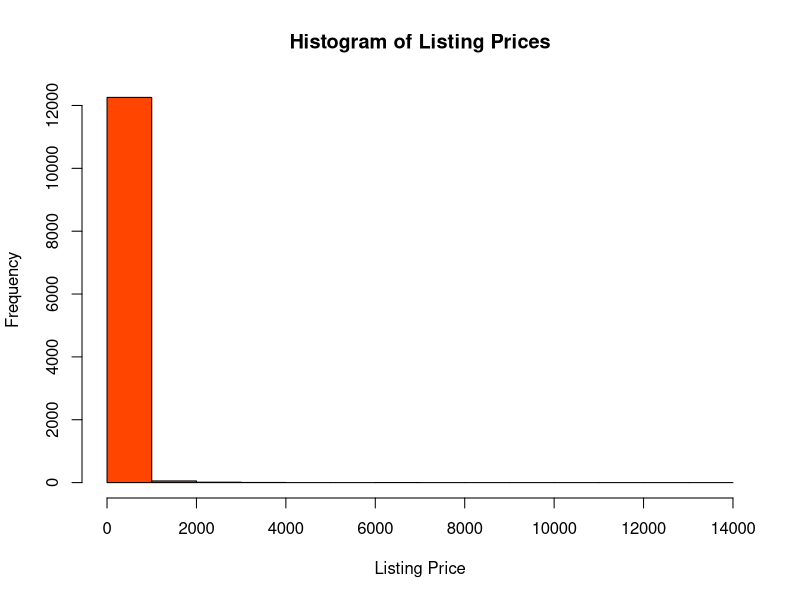
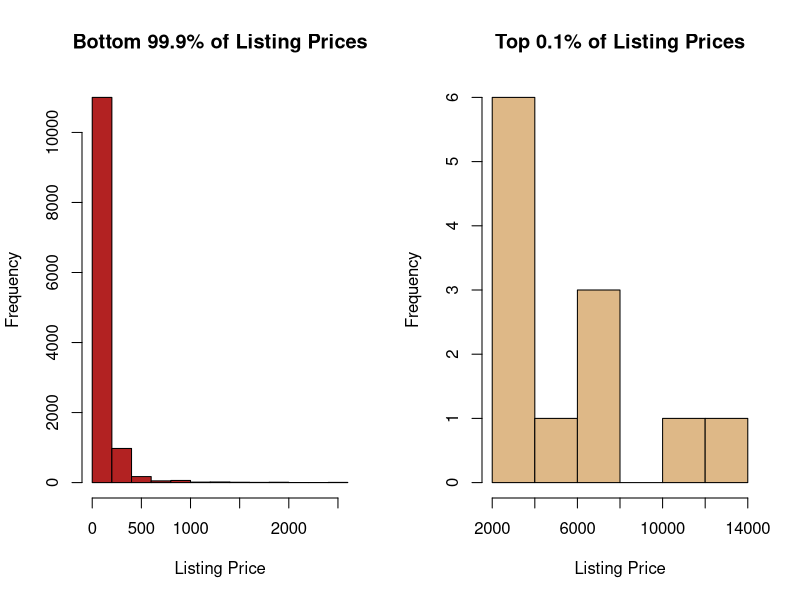
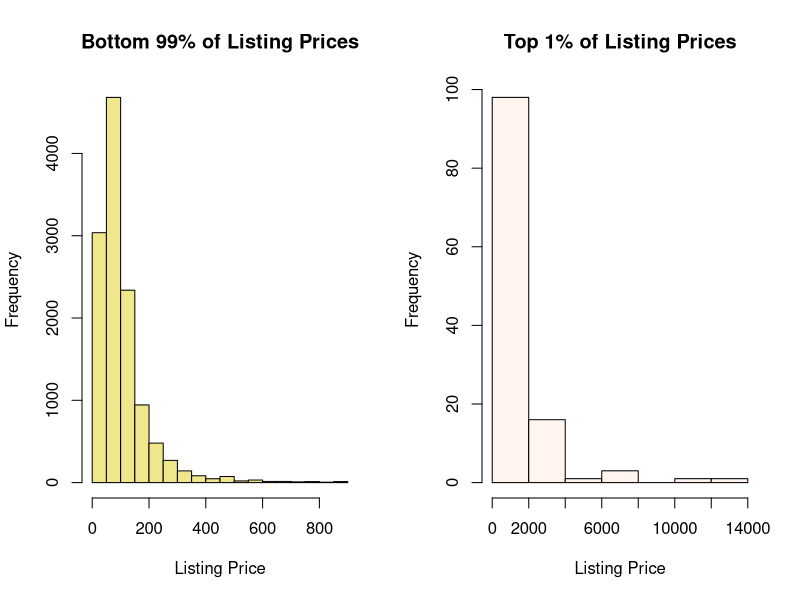
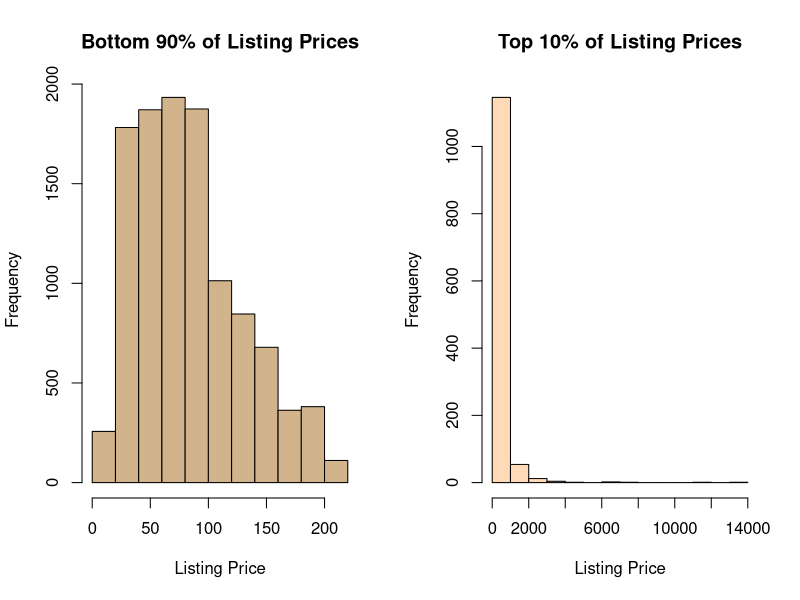
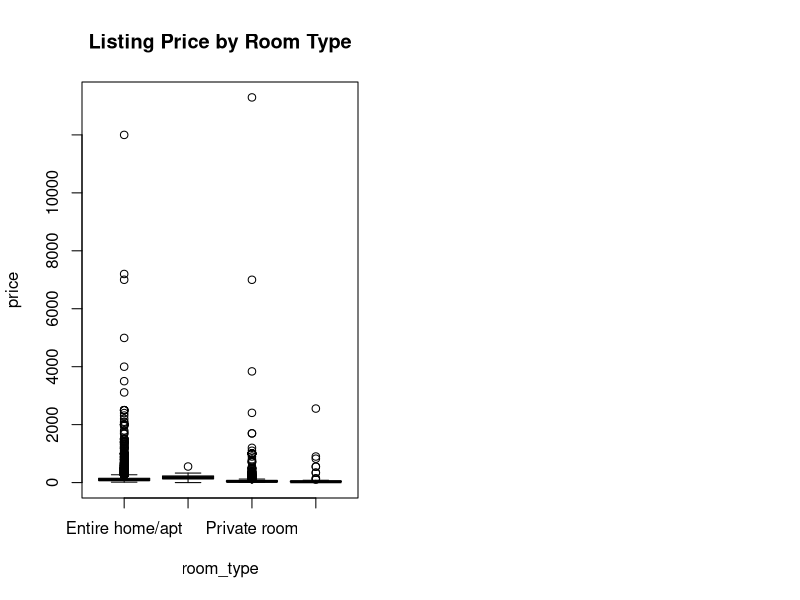
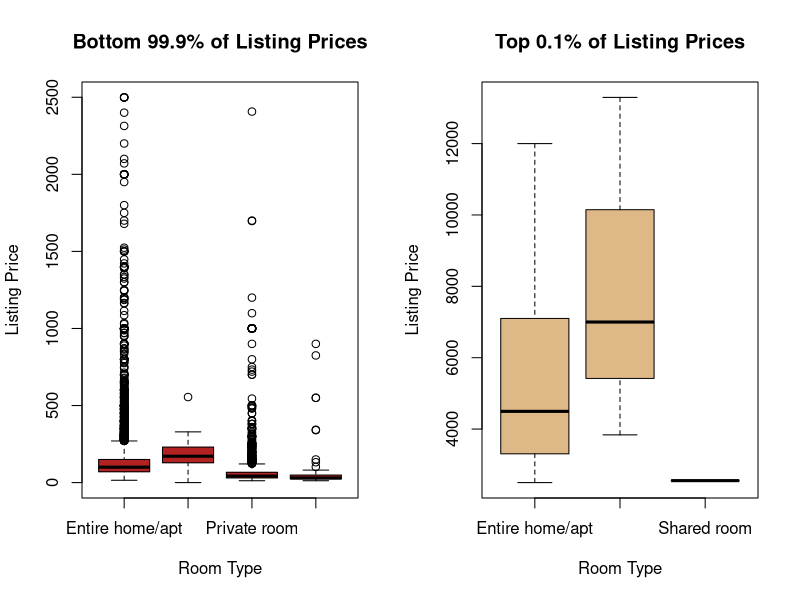
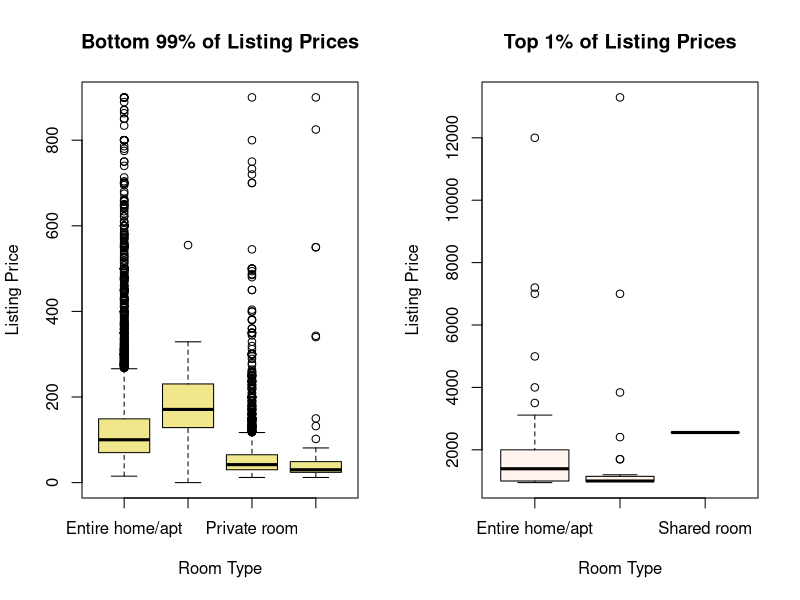
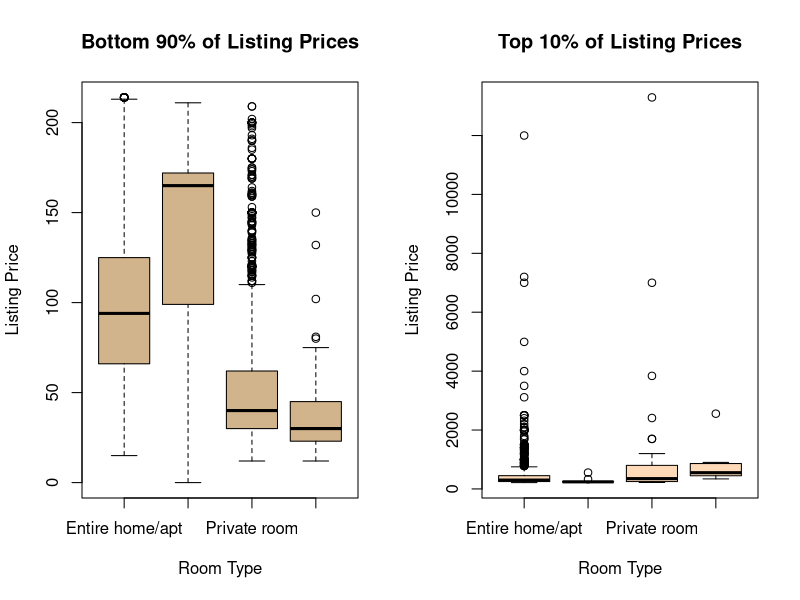

Reproduce these figures in R, in order.
## ---- chunk 1
# imports
library(ggplot2)
## ---- chunk 2
# alter plot size
knitr::opts_chunk$set(fig.width=20, fig.height=8) 
## ---- chunk 3
# import data
listings <- read.csv("listings.csv")
## ---- chunk 4
# data head
head(listings)
## ---- chunk 5
# summary statistics
summary(listings$price)
## ---- chunk 6
# find number of missing listing prices
sum(is.na(listings$price))
## ---- chunk 7
# plot histogram of all listing prices
hist(listings$price,
     main = "Histogram of Listing Prices",
     xlab = "Listing Price",
     ylab = "Frequency",
     col = "orangered")
## ---- chunk 8
# 90, 99, 99.9 percentiles
quantile(listings$price, c(.9, .99, .999)) 
## ---- chunk 9
# create 1x2 figure
par(mfrow=c(1,2))

# plot histogram of bottom 99.9% of listing prices
hist(listings$price[listings$price <= 2499],
     main = "Bottom 99.9% of Listing Prices",
     xlab = "Listing Price",
     ylab = "Frequency",
     col = "firebrick")

# plot histogram of top 0.1% of listing prices
hist(listings$price[listings$price > 2499],
     main = "Top 0.1% of Listing Prices",
     xlab = "Listing Price",
     ylab = "Frequency",
     col = "burlywood")
## ---- chunk 10
# create 1x2 figure
par(mfrow=c(1,2))

# plot histogram of bottom 99% of listing prices
hist(listings$price[listings$price <= 900],
     main = "Bottom 99% of Listing Prices",
     xlab = "Listing Price",
     ylab = "Frequency",
     col = "khaki")

# plot histogram of top 1% of listing prices
hist(listings$price[listings$price > 900],
     main = "Top 1% of Listing Prices",
     xlab = "Listing Price",
     ylab = "Frequency",
     col = "seashell")
## ---- chunk 11
# create 1x2 figure
par(mfrow=c(1,2))

# plot histogram of bottom 90% of listing prices
hist(listings$price[listings$price <= 214],
     main = "Bottom 90% of Listing Prices",
     xlab = "Listing Price",
     ylab = "Frequency",
     col = "tan")

# plot histogram of top 10% of listing prices
hist(listings$price[listings$price > 214],
     main = "Top 10% of Listing Prices",
     xlab = "Listing Price",
     ylab = "Frequency",
     col = "peachpuff")
## ---- chunk 12
# boxplot listing price by room type
boxplot(price ~ room_type, data = listings,
        main = "Listing Price by Room Type")
## ---- chunk 13
# create 1x2 figure
par(mfrow=c(1,2))

# boxplot bottom 99.9% of listing prices by room type
boxplot(price ~ room_type, data = listings[listings$price <= 2499,],
        main = "Bottom 99.9% of Listing Prices",
        xlab = "Room Type",
        ylab = "Listing Price",
        col = "firebrick")

# boxplot top 0.1% of listing prices by room type
boxplot(price ~ room_type, data = listings[listings$price > 2499,],
        main = "Top 0.1% of Listing Prices",
        xlab = "Room Type",
        ylab = "Listing Price",
        col = "burlywood")
## ---- chunk 14
# create 1x2 figure
par(mfrow=c(1,2))

# boxplot bottom 99% of listing prices by room type
boxplot(price ~ room_type, data = listings[listings$price <= 900,],
        main = "Bottom 99% of Listing Prices",
        xlab = "Room Type",
        ylab = "Listing Price",
        col = "khaki")

# boxplot top 1% of listing prices by room type
boxplot(price ~ room_type, data = listings[listings$price > 900,],
        main = "Top 1% of Listing Prices",
        xlab = "Room Type",
        ylab = "Listing Price",
        col = "seashell")
## ---- chunk 15
# create 1x2 figure
par(mfrow=c(1,2))

# boxplot bottom 90% of listing prices by room type
boxplot(price ~ room_type, data = listings[listings$price <= 214,],
        main = "Bottom 90% of Listing Prices",
        xlab = "Room Type",
        ylab = "Listing Price",
        col = "tan")

# boxplot top 10% of listing prices by room type
boxplot(price ~ room_type, data = listings[listings$price > 214,],
        main = "Top 10% of Listing Prices",
        xlab = "Room Type",
        ylab = "Listing Price",
        col = "peachpuff")
## ---- chunk 16
# plot latitude vs longitude with color scale of listing price
ggplot(listings, aes(longitude, latitude)) + 
  geom_point(aes(color = price)) +
  scale_color_viridis_c() + 
  ggtitle("Listings")
## ---- chunk 17
# create 1x2 figure
par(mfrow=c(1,2))

# plot latitude vs longitude of bottom 99.9% with color scale of listing price
ggplot(listings[listings$price <= 2499,], aes(longitude, latitude)) + 
  geom_point(aes(color = price)) +
  scale_color_viridis_c() + 
  ggtitle("Bottom 99.9% of Listings by Price")

# plot latitude vs longitude of top 0.1% with color scale of listing price
ggplot(listings[listings$price > 2499,], aes(longitude, latitude)) + 
  geom_point(aes(color = price)) +
  scale_color_viridis_c() + 
  ggtitle("Top 0.1% of Listings by Price")
## ---- chunk 18
# create 1x2 figure
par(mfrow=c(1,2))

# plot latitude vs longitude of bottom 99% with color scale of listing price
ggplot(listings[listings$price <= 900,], aes(longitude, latitude)) + 
  geom_point(aes(color = price)) +
  scale_color_viridis_c() + 
  ggtitle("Bottom 99% of Listings by Price")

# plot latitude vs longitude of top 1% with color scale of listing price
ggplot(listings[listings$price > 900,], aes(longitude, latitude)) + 
  geom_point(aes(color = price)) +
  scale_color_viridis_c() + 
  ggtitle("Top 1% of Listings by Price")
## ---- chunk 19
# create 1x2 figure
par(mfrow=c(1,2))

# plot latitude vs longitude of bottom 90% with color scale of listing price
ggplot(listings[listings$price <= 214,], aes(longitude, latitude)) + 
  geom_point(aes(color = price)) +
  scale_color_viridis_c() + 
  ggtitle("Bottom 90% of Listings by Price")

# plot latitude vs longitude of top 10% with color scale of listing price
ggplot(listings[listings$price > 214,], aes(longitude, latitude)) + 
  geom_point(aes(color = price)) +
  scale_color_viridis_c() + 
  ggtitle("Top 10% of Listings by Price")
## ---- chunk 20
# Kruskal–Wallis one-way analysis of variance test
df1 = data.frame(listings)
df1 = df1[c("room_type", "price")]
kw_results1 <- kruskal.test(price ~ room_type, data = df1)
kw_results1
## ---- chunk 21
# Kruskal–Wallis one-way analysis of variance test
df2 = data.frame(listings)
df2 = df2[c("neighbourhood", "price")]
kw_results2 <- kruskal.test(price ~ neighbourhood, data = df2)
kw_results2
## ---- chunk 22
# plot listing latitude vs price
plot(listings$latitude, listings$price,
     main = "Listing Latitude vs. Price",
     xlab = "Latitude",
     ylab = "Price")
## ---- chunk 23
# correlation between listing latitude and price
cor(listings$latitude, listings$price, use = "complete.obs")
## ---- chunk 24
# plot listing longitude vs price
plot(listings$longitude, listings$price,
     main = "Listing longitude vs. Price",
     xlab = "Longitude",
     ylab = "Price")
## ---- chunk 25
# correlation between listing longitude and price
cor(listings$longitude, listings$price, use = "complete.obs")
## ---- chunk 26
# get 'Entire home/apt' data
homes <- listings[listings$room_type == "Entire home/apt",]
## ---- chunk 27
# plot latitude vs longitude of homes with color scale of listing price
ggplot(homes, aes(longitude, latitude)) + 
  geom_point(aes(color = price)) +
  scale_color_viridis_c() + 
  ggtitle("Homes")
## ---- chunk 28
# plot home latitude vs price
plot(homes$latitude, homes$price,
     main = "Home Latitude vs. Price",
     xlab = "Latitude",
     ylab = "Price")
## ---- chunk 29
# correlation between home latitude and price
cor(homes$latitude, homes$price, use = "complete.obs")
## ---- chunk 30
# plot home longitude vs price
plot(homes$longitude, homes$price,
     main = "Home longitude vs. Price",
     xlab = "Longitude",
     ylab = "Price")
## ---- chunk 31
# correlation between listing longitude and price
cor(homes$longitude, homes$price, use = "complete.obs")
## ---- chunk 32
# get 'Hotel room' data
hotels <- listings[listings$room_type == "Hotel room",]
## ---- chunk 33
# plot latitude vs longitude of hotels with color scale of listing price
ggplot(hotels, aes(longitude, latitude)) + 
  geom_point(aes(color = price)) +
  scale_color_viridis_c() + 
  ggtitle("Hotels")
## ---- chunk 34
# plot hotels latitude vs price
plot(hotels$latitude, hotels$price,
     main = "Hotel Latitude vs. Price",
     xlab = "Latitude",
     ylab = "Price")
## ---- chunk 35
# correlation between hotel latitude and price
cor(hotels$latitude, hotels$price, use = "complete.obs")
## ---- chunk 36
# plot hotels longitude vs price
plot(hotels$longitude, hotels$price,
     main = "Hotel Longitude vs. Price",
     xlab = "Longitude",
     ylab = "Price")
## ---- chunk 37
# correlation between hotels longitude and price
cor(hotels$longitude, hotels$price, use = "complete.obs")
## ---- chunk 38
# get 'Private room' data
singles <- listings[listings$room_type == "Private room",]
## ---- chunk 39
# plot latitude vs longitude of private rooms with color scale of listing price
ggplot(singles, aes(longitude, latitude)) + 
  geom_point(aes(color = price)) +
  scale_color_viridis_c() + 
  ggtitle("Private Rooms")
## ---- chunk 40
# plot single room latitude vs price
plot(singles$latitude, singles$price,
     main = "Private Room Latitude vs. Price",
     xlab = "Latitude",
     ylab = "Price")
## ---- chunk 41
# correlation between private room latitude and price
cor(singles$latitude, singles$price, use = "complete.obs")
## ---- chunk 42
# plot private room longitude vs price
plot(singles$longitude, singles$price,
     main = "Private Room Longitude vs. Price",
     xlab = "Longitude",
     ylab = "Price")
## ---- chunk 43
# correlation between private room longitude and price
cor(singles$longitude, singles$price, use = "complete.obs")
## ---- chunk 44
# get 'Shared room' data
shared <- listings[listings$room_type == "Shared room",]
## ---- chunk 45
# plot latitude vs longitude of shared rooms with color scale of listing price
ggplot(shared, aes(longitude, latitude)) + 
  geom_point(aes(color = price)) +
  scale_color_viridis_c() + 
  ggtitle("Shared Rooms")
## ---- chunk 46
# plot shared room latitude vs price
plot(shared$latitude, shared$price,
     main = "Shared Room Latitude vs. Price",
     xlab = "Latitude",
     ylab = "Price")
## ---- chunk 47
# correlation between shared room latitude and price
cor(shared$latitude, shared$price, use = "complete.obs")
## ---- chunk 48
# plot shared room longitude vs price
plot(shared$longitude, shared$price,
     main = "Shared Room Longitude vs. Price",
     xlab = "Longitude",
     ylab = "Price")
## ---- chunk 49
# correlation between shared room longitude and price
cor(shared$longitude, shared$price, use = "complete.obs")
## ---- chunk 50
# get means
mean_lat = mean(listings$latitude)
mean_long = mean(listings$longitude)

# create new columns
listings$lat_distance_from_mean = abs(listings$latitude - mean_lat)
listings$long_distance_from_mean = abs(listings$longitude - mean_long)
## ---- chunk 51
# plot listing distance from latitudinal mean vs price
plot(listings$lat_distance_from_mean, listings$price,
     main = "Listing Distance from Latitudinal Mean vs. Price",
     xlab = "Distance from Latitudinal Mean",
     ylab = "Price")
## ---- chunk 52
# correlation between home latitude and price
cor(listings$lat_distance_from_mean, listings$price, use = "complete.obs")
## ---- chunk 53
length(listings$long_distance_from_mean)

# plot listing distance form longitudinal mean vs price
plot(listings$long_distance_from_mean, listings$price,
     main = "Listing Distance from Longitudinal Mean vs. Price",
     xlab = "Distance from Longitudinal Mean",
     ylab = "Price")
## ---- chunk 54
# correlation between listing distance form longitudinal mean and price
cor(listings$longitude, listings$price, use = "complete.obs")
## ---- chunk 55
# get 'Entire home/apt' data
homes <- listings[listings$room_type == "Entire home/apt",]
## ---- chunk 56
# plot home distance from latitudinal mean vs price
plot(homes$lat_distance_from_mean, homes$price,
     main = "Home Distance from Latitudinal Mean vs. Price",
     xlab = "Distance from Latitudinal Mean",
     ylab = "Price")
## ---- chunk 57
# correlation between home distance from latitudinal mean and price
cor(homes$lat_distance_from_mean, homes$price, use = "complete.obs")
## ---- chunk 58
# plot home distance from longitudinal mean vs price
plot(homes$long_distance_from_mean, homes$price,
     main = "Home Distance from Longitudinal Mean vs. Price",
     xlab = "Distance from Longitudinal Mean",
     ylab = "Price")
## ---- chunk 59
# correlation between home distance from longitudinal mean and price
cor(homes$long_distance_from_mean, homes$price, use = "complete.obs")
## ---- chunk 60
# get 'Hotel room' data
hotels <- listings[listings$room_type == "Hotel room",]
## ---- chunk 61
# plot hotel distance from latitudinal mean vs price
plot(hotels$lat_distance_from_mean, hotels$price,
     main = "Hotel Distance from Latitudinal Mean vs. Price",
     xlab = "Distance from Latitudinal Mean",
     ylab = "Price")
## ---- chunk 62
# correlation between hotel distance from latitudinal mean and price
cor(hotels$lat_distance_from_mean, hotels$price, use = "complete.obs")
## ---- chunk 63
# plot hotel distance from longitudinal mean vs price
plot(hotels$long_distance_from_mean, hotels$price,
     main = "Hotel Distance from Longitudinal Mean vs. Price",
     xlab = "Distance from Longitudinal Mean",
     ylab = "Price")
## ---- chunk 64
# correlation between hotel distance from longitudinal mean and price
cor(hotels$long_distance_from_mean, hotels$price, use = "complete.obs")
## ---- chunk 65
# get 'Private room' data
singles <- listings[listings$room_type == "Hotel room",]
## ---- chunk 66
# plot private room distance from latitudinal mean vs price
plot(singles$lat_distance_from_mean, singles$price,
     main = "Private Room Distance from Latitudinal Mean vs. Price",
     xlab = "Distance from Latitudinal Mean",
     ylab = "Price")
## ---- chunk 67
# correlation between private room distance from latitudinal mean and price
cor(singles$lat_distance_from_mean, singles$price, use = "complete.obs")
## ---- chunk 68
# plot private room distance from longitudinal mean vs price
plot(singles$long_distance_from_mean, singles$price,
     main = "Private Room Distance from Longitudinal Mean vs. Price",
     xlab = "Distance from Longitudinal Mean",
     ylab = "Price")
## ---- chunk 69
# correlation between private room distance from longitudinal mean and price
cor(singles$long_distance_from_mean, singles$price, use = "complete.obs")
## ---- chunk 70
# get 'Shared room' data
shared <- listings[listings$room_type == "Shared room",]
## ---- chunk 71
# plot shared room distance from latitudinal mean vs price
plot(shared$lat_distance_from_mean, shared$price,
     main = "Shared Room Distance from Latitudinal Mean vs. Price",
     xlab = "Distance from Latitudinal Mean",
     ylab = "Price")
## ---- chunk 72
# correlation between shared room distance from latitudinal mean and price
cor(shared$lat_distance_from_mean, shared$price, use = "complete.obs")
## ---- chunk 73
# plot shared room distance from longitudinal mean vs price
plot(shared$long_distance_from_mean, shared$price,
     main = "Shared Room Distance from Longitudinal Mean vs. Price",
     xlab = "Distance from Longitudinal Mean",
     ylab = "Price")
## ---- chunk 74
# correlation between private room distance from longitudinal mean and price
cor(shared$long_distance_from_mean, shared$price, use = "complete.obs")
## ---- chunk 75
# get private room data
private_room_data = listings[listings$room_type == "Entire home/apt",]
## ---- chunk 76
# plot private room total reviews vs. price
plot(private_room_data$number_of_reviews, private_room_data$price,
     main = "Private Room Number of Reviews vs. Price",
     xlab = "Number of Reviews",
     ylab = "Price")
## ---- chunk 77
# determine correlation between private room number of reviews and price
cor(private_room_data$number_of_reviews, private_room_data$price, use = "complete.obs")
